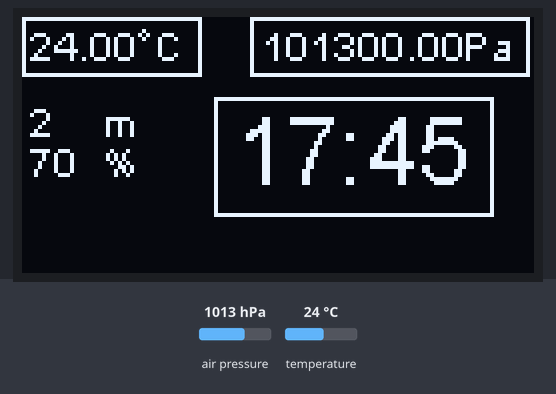
The sketch below on a simulated ESP8266 (NodeMCU). On the bench: 128×64 one-colour display. Inputs (shaded band) come from the test bench; at power-on: air pressure 1013 hPa, temperature 24 °C. What the sketch prints to the serial monitor is not drawn.

Above: at 2.7 s.
2.8 s: air pressure set to 1025 hPa
At 6.6 s:
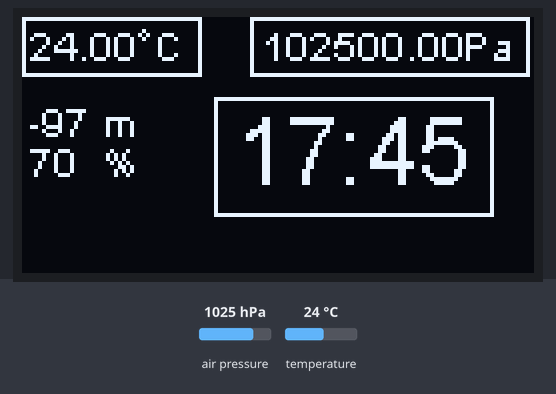
6.9 s: temperature set to 12 °C
At 10.9 s:
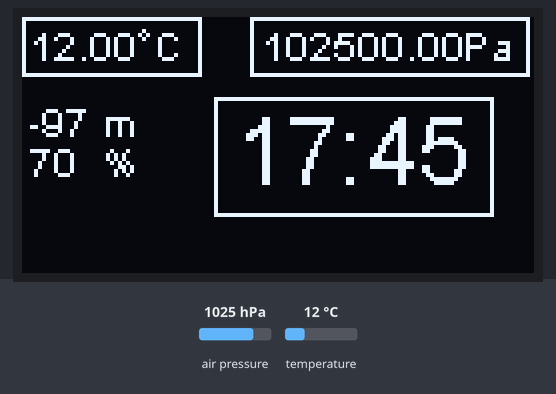
11.0 s: air pressure set to 952 hPa
At 15.0 s:
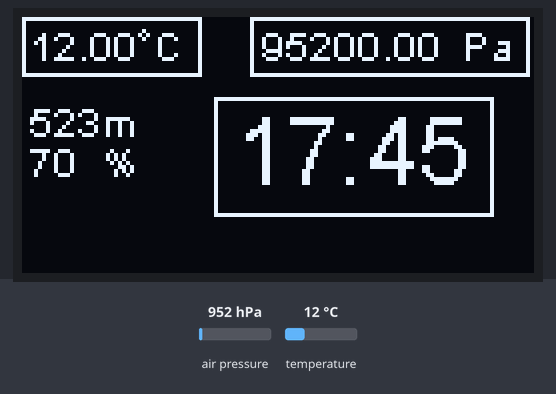
15.1 s: temperature set to 19 °C
Timing chart, 0 to 18.1 s (numbered marks = the images above; inputs shaded):
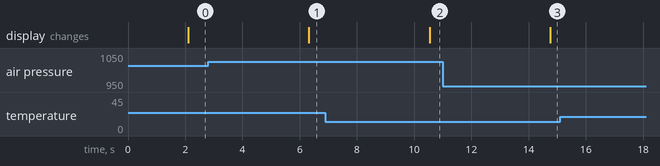

Measured:
- after the input at 2.8 s, the display: changes after 3.5 s (image 1)
- after the input at 6.9 s, the display: changes after 3.6 s (image 2)
- after the input at 11.0 s, the display: changes after 3.8 s (image 3)

The sketch:

BMP280_LCD_ESP.ino
```cpp
#include <Wire.h>
#include <SPI.h>
#include <Adafruit_Sensor.h> //INCLUSÃO DE BIBLIOTECA
#include <Adafruit_BMP280.h> //INCLUSÃO DE BIBLIOTECA
#include "SSD1306Wire.h"
Adafruit_BMP280 bmp(0x76); //OBJETO DO TIPO Adafruit_BMP280 (I2C)

//Define Portas
#define SCL 4
#define SDA 5

SSD1306Wire  display(0x3c, SCL, SDA);

void setup(){
  Serial.begin(9600); //INICIALIZA A SERIAL
  if(!bmp.begin(0x76)){ //SE O SENSOR NÃO FOR INICIALIZADO NO ENDEREÇO I2C 0x76, FAZ
    Serial.println(F("Sensor BMP280 não foi identificado! Verifique as conexões.")); //IMPRIME O TEXTO NO MONITOR SERIAL
    while(1); //SEMPRE ENTRE NO LOOP
  }
  display.init(); //Inicia o display
  display.flipScreenVertically(); //Inverte a tela
}
void draw()
{
  display.setFont(ArialMT_Plain_10); //Define fonte e tamanho

  //Temperatura 1-Superior
  display.drawString( 2, 1, String(bmp.readTemperature()));
  display.drawCircle(30,4,1);
  display.drawString(33, 1, "C");
  display.drawRect(0,0, 45, 15);

  //Umidade 2-Superior
  display.drawString(60,1,String(bmp.readPressure()));
  display.drawString( 110, 1, "Pa");
  display.drawRect(57,0, 70, 15);

  //Altura 1-Inferor
  display.drawString( 2, 20, String(bmp.readAltitude(1013.25),0));
  display.drawString( 20, 20, "m");

  //Outro 2-Inferior
  display.drawString( 2, 30, "70");
  display.drawString( 20, 30, "%");

  /*Outro 3-Inferior
  display.drawString( 2, 40, "23");
  display.drawString( 20, 40, "C");*/

  //Hora
  display.setFont(ArialMT_Plain_24);
  display.drawString( 53, 20, "17:45");
  //moldura relogio
  display.drawRect(48, 20, 70, 30);

  Serial.print(F("Temperatura: ")); //IMPRIME O TEXTO NO MONITOR SERIAL
  Serial.print(bmp.readTemperature()); //IMPRIME NO MONITOR SERIAL A TEMPERATURA
  Serial.println(" *C (Grau Celsius)"); //IMPRIME O TEXTO NO MONITOR SERIAL

  Serial.print(F("Pressão: ")); //IMPRIME O TEXTO NO MONITOR SERIAL
  Serial.print(bmp.readPressure()); //IMPRIME NO MONITOR SERIAL A PRESSÃO
  Serial.println(" Pa (Pascal)"); //IMPRIME O TEXTO NO MONITOR SERIAL

  Serial.print(F("Altitude aprox.: ")); //IMPRIME O TEXTO NO MONITOR SERIAL
  Serial.print(bmp.readAltitude(1013.25),0); //IMPRIME NO MONITOR SERIAL A ALTITUDE APROXIMADA (Valor da pressão ao nível do mar)
  Serial.println(" m (Metros)"); //IMPRIME O TEXTO NO MONITOR SERIAL

  Serial.println("-----------------------------------"); //IMPRIME UMA LINHA NO MONITOR SERIAL
  delay(2000); //INTERVALO DE 2 SEGUNDOS
}
void loop()
{
  display.clear();
  draw();
  display.display(); //
  delay(10);
}
```
